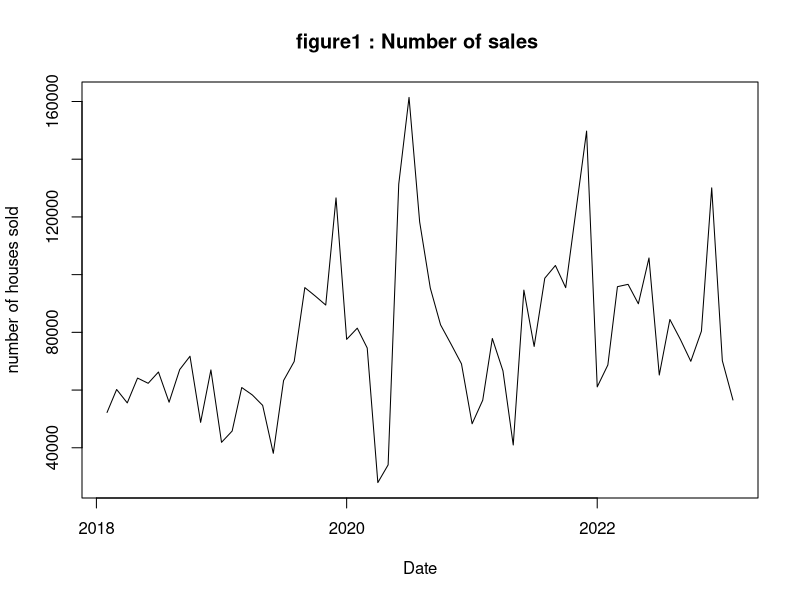
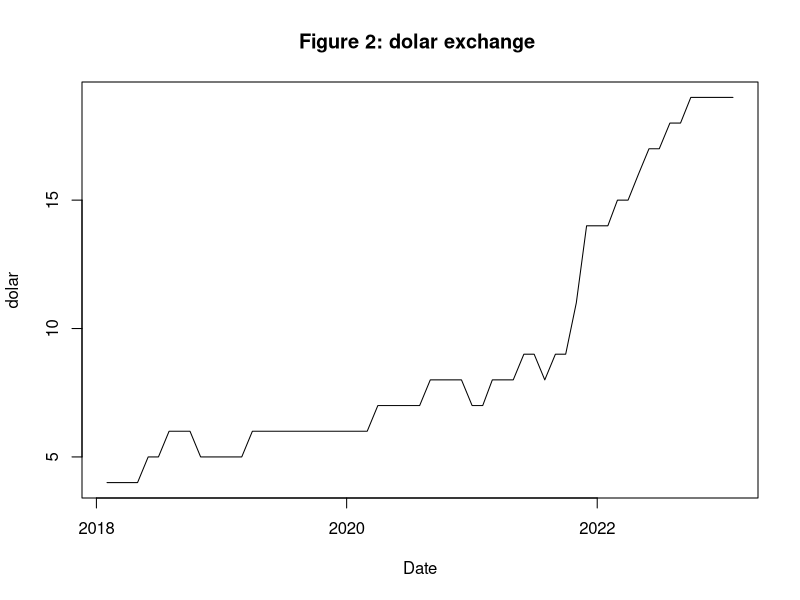
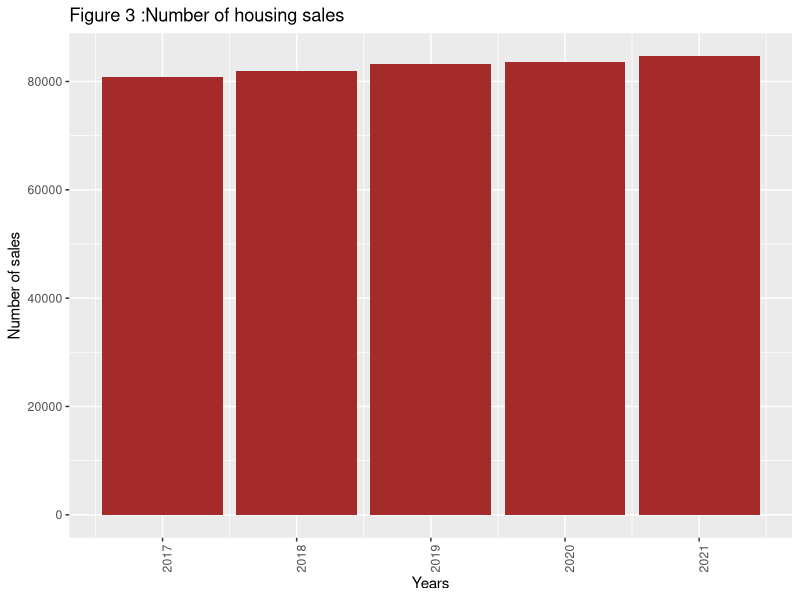
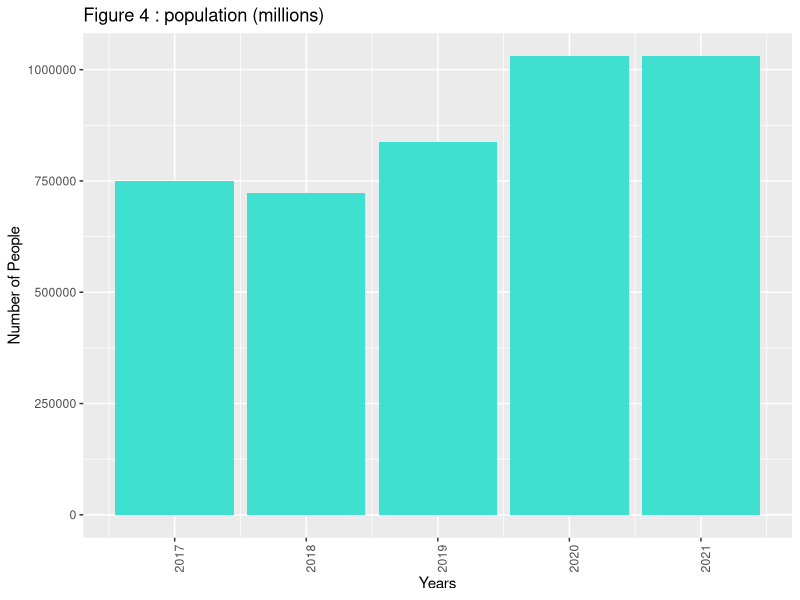
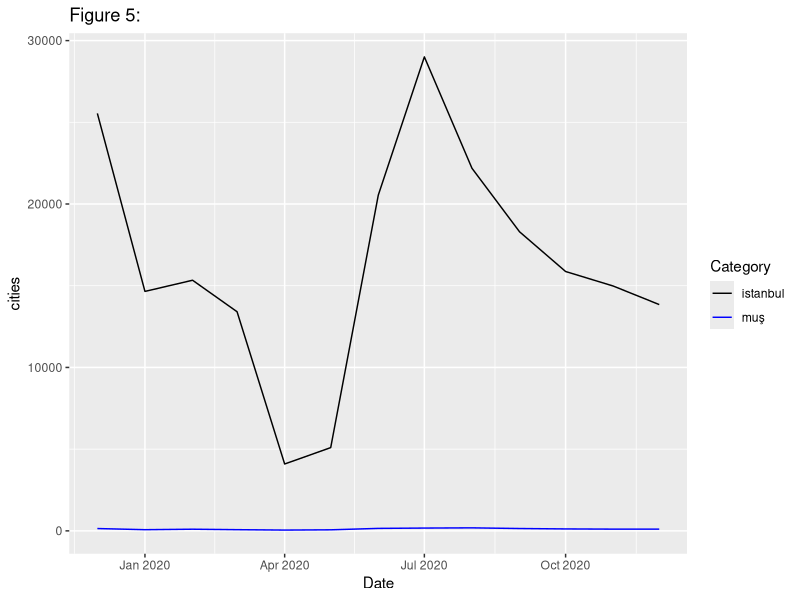
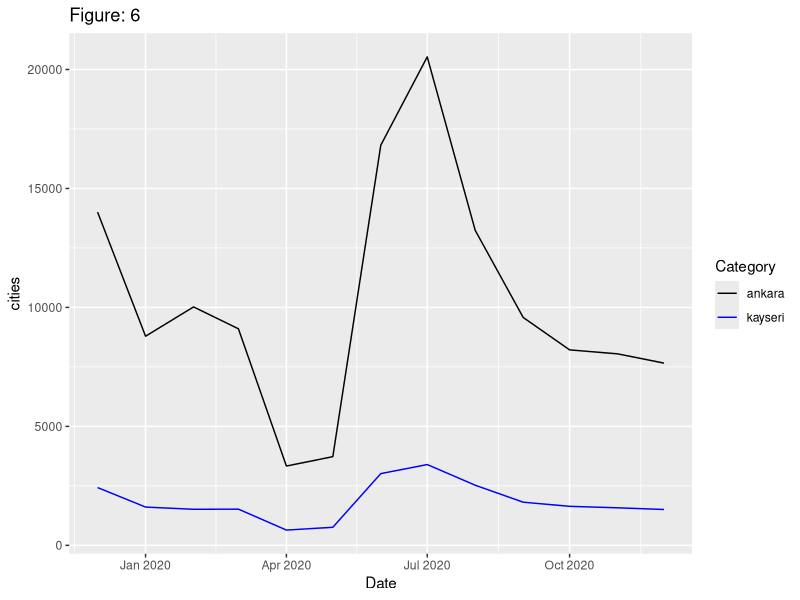

R code for these plots, in order:
## ---- chunk 1
knitr::opts_chunk$set(cache = FALSE, echo = TRUE, message = FALSE, warning = FALSE)
## ---- chunk 2
ankara <- c(6463, 7518, 6756, 7581, 7799, 7904, 6034, 7218, 7620, 5021, 7018, 4181, 5163, 7066, 6087, 5684, 3774, 6456, 7600, 10985, 10295, 10083, 14005, 8790, 10021, 9101, 3334, 3728, 16819, 20530, 13240, 9578, 8215, 8048, 7658, 4986, 6041, 8905, 7257, 4497, 10754, 8375, 10710, 11242, 10578, 13637, 16233, 6523, 6916, 10233, 10029, 9567, 10855, 6099, 7877, 7000, 6389, 7468, 12263, 7146, 6670)
gaziantep <- c(1135, 1312, 1213, 1355, 1315, 1525, 1297, 1455, 1431, 1012, 1247, 876, 922, 1268, 1406, 1262, 816, 1552, 1563, 2276, 2246, 1971, 2675, 1797, 1801, 1811, 822, 905, 2825, 3125, 2451, 2242, 2002, 1828, 1522, 1009, 1202, 1777, 1426, 919, 2317, 1824, 2186, 2307, 2022, 2510, 3022, 1043, 1314, 2088, 2015, 1911, 2362, 1639, 2195, 1787, 1667, 1827, 3243, 1687, 590)
istanbul <- c(8740, 9940, 9351, 10839, 10624, 10414, 8281, 10715, 13178, 9081, 12818, 7436, 8097, 10687, 10091, 9933, 6247, 10567, 9880, 14918, 15463, 16430, 25545, 14652, 15336, 13407, 4091, 5094, 20546, 29003, 22189, 18300, 15869, 14981, 13845, 9920, 11419, 15690, 14028, 8203, 19061, 14030, 17911, 20721, 19369, 23392, 27328, 11126, 13639, 17282, 19879, 16833, 20409, 10442, 13451, 13902, 12190, 14412, 25037, 13162, 11068)
izmir <- c(3510, 4034, 3722, 4044, 3951, 3595, 2933, 3421, 3647, 2638, 3802, 2206, 2603, 3482, 3490, 3322, 2042, 3564, 4031, 5943, 6045, 5890, 8524, 4993, 5299, 5023, 1679, 2100, 8160, 11090, 7952, 5887, 5049, 4686, 4005, 2830, 3324, 4800, 3975, 2440, 5394, 4265, 5759, 6536, 6099, 8364, 9720, 4002, 4098, 5827, 6198, 5306, 6083, 3553, 4677, 4348, 3940, 4600, 7589, 3798, 3622)
kahramanmaraş <- c(484, 522, 503, 523, 563, 662, 569, 717, 769, 450, 616, 405, 450, 600, 604, 526, 443, 755, 868, 1133, 944, 848, 1158, 783, 769, 719, 291, 362, 1262, 1291, 1109, 806, 717, 575, 533, 429, 461, 639, 565, 349, 849, 682, 944, 894, 793, 944, 1135, 455, 571, 920, 773, 788, 949, 647, 931, 747, 678, 746, 1297, 630, 122)
kayseri <- c(1238, 1379, 1300, 1598, 1508, 1765, 1802, 1917, 1786, 1090, 1458, 876, 978, 1324, 1205, 1015, 798, 1383, 1902, 2226, 1900, 1853, 2428, 1609, 1516, 1521, 642, 760, 3016, 3396, 2527, 1813, 1640, 1578, 1507, 1085, 1340, 1587, 1342, 836, 2087, 1733, 2653, 2240, 1959, 2730, 3194, 1250, 1290, 1976, 1694, 1799, 2019, 1551, 2059, 1644, 1607, 1785, 2602, 1836, 1136)
muş <- c(55, 63, 72, 81, 68, 105, 108, 132, 136, 74, 103, 53, 69, 53, 61, 89, 60, 110, 105, 146, 107, 109, 141, 71, 100, 72, 47, 63, 150, 170, 183, 142, 117, 105, 104, 84, 124, 81, 110, 70, 111, 110, 154, 135, 142, 173, 203, 91, 81, 165, 112, 146, 158, 139, 235, 159, 149, 172, 261, 113, 89)
şanlıurfa <- c(679, 781, 716, 750, 724, 918, 740, 983, 1005, 871, 972, 673, 723, 825, 844, 744, 624, 1174, 1046, 1566, 1437, 1350, 1835, 1243, 1163, 1116, 628, 620, 1923, 2116, 1684, 1706, 1642, 1533, 1509, 967, 1154, 1409, 1091, 680, 1773, 1505, 1737, 1763, 1599, 2037, 2579, 1012, 1119, 1654, 1460, 1371, 1627, 1101, 1368, 1196, 1199, 1281, 2259, 1211, 647)
tekirdağ <- c(1157, 1305, 1193, 1470, 1231, 1442, 1134, 1353, 1255, 959, 1324, 851, 898, 1185, 1183, 1163, 788, 1300, 1338, 1907, 1744, 1711, 2364, 1478, 1625, 1530, 500, 662, 3310, 3937, 2884, 2429, 1933, 1560, 1391, 1135, 1318, 1907, 1608, 1069, 2288, 1688, 2527, 2502, 2278, 2997, 3755, 1631, 1814, 2486, 2504, 2328, 2843, 1573, 2035, 1789, 1477, 1715, 2650, 1520, 1251)
trabzon <- c(419, 587, 485, 564, 596, 613, 656, 739, 792, 432, 644, 420, 371, 544, 498, 508, 345, 519, 696, 793, 787, 715, 1158, 597, 527, 480, 176, 259, 1039, 1198, 1010, 782, 654, 644, 668, 467, 447, 606, 485, 339, 666, 683, 846, 864, 702, 917, 1219, 551, 590, 773, 599, 721, 804, 617, 782, 609, 585, 715, 1185, 575, 507)
yozgat <- c(183, 175, 186, 236, 198, 246, 261, 276, 281, 144, 254, 128, 110, 189, 209, 139, 112, 304, 318, 374, 319, 242, 363, 215, 239, 227, 115, 127, 513, 536, 408, 263, 296, 214, 211, 122, 177, 214, 147, 118, 253, 271, 433, 298, 261, 337, 449, 182, 206, 299, 269, 295, 378, 293, 487, 360, 297, 283, 416, 249, 194)
Date <- c("2018-02", "2018-03", "2018-04", "2018-05", "2018-06", "2018-07", "2018-08", "2018-09", "2018-10", "2018-11", "2018-12", "2019-01", "2019-02", "2019-03", "2019-04", "2019-05", "2019-06", "2019-07", "2019-08", "2019-09", "2019-10", "2019-11", "2019-12", "2020-01", "2020-02", "2020-03", "2020-04", "2020-05", "2020-06", "2020-07", "2020-08", "2020-09", "2020-10", "2020-11", "2020-12", "2021-01", "2021-02", "2021-03", "2021-04", "2021-05", "2021-06", "2021-07", "2021-08", "2021-09", "2021-10", "2021-11", "2021-12", "2022-01", "2022-02", "2022-03", "2022-04", "2022-05", "2022-06", "2022-07", "2022-08", "2022-09", "2022-10", "2022-11", "2022-12","2023-01","2023-02")
Date <- as.Date(paste0(Date, "-01"), format = "%Y-%m-%d")
data <- data.frame( Date = Date, ankara = ankara, gaziantep = gaziantep, istanbul = istanbul, izmir = izmir, kahramanmaraş = kahramanmaraş, kayseri = kayseri, muş = muş, şanlıurfa = şanlıurfa, tekirdağ, trabzon = trabzon, yozgat = yozgat)
## ---- chunk 3
data_without_date <- data[, !colnames(data) %in% "Date"]
summary_table <- data.frame(
  Mean = sapply(data_without_date, mean),
  StandardDeviation = sapply(data_without_date, sd),
  Minimum = sapply(data_without_date, min),
  Maximum = sapply(data_without_date, max)
)

print(summary_table)
## ---- chunk 4
library(kableExtra)
kable(summary_table, caption = "Summary Statistics", format = "markdown")
## ---- chunk 5
Date <- c("2018-02", "2018-03", "2018-04", "2018-05", "2018-06", "2018-07", "2018-08", "2018-09", "2018-10", "2018-11", "2018-12", "2019-01", "2019-02", "2019-03", "2019-04", "2019-05", "2019-06", "2019-07", "2019-08", "2019-09", "2019-10", "2019-11", "2019-12", "2020-01", "2020-02", "2020-03", "2020-04", "2020-05", "2020-06", "2020-07", "2020-08", "2020-09", "2020-10", "2020-11", "2020-12", "2021-01", "2021-02", "2021-03", "2021-04", "2021-05", "2021-06", "2021-07", "2021-08", "2021-09", "2021-10", "2021-11", "2021-12", "2022-01", "2022-02", "2022-03", "2022-04", "2022-05", "2022-06", "2022-07", "2022-08", "2022-09", "2022-10", "2022-11", "2022-12","2023-01","2023-02")
total <- c(52240, 60204, 55553, 64153, 62349, 66261, 55792, 67108, 71721, 48805, 66984, 41889, 45802, 60883, 58287, 54691, 38090, 63305, 69904, 95510, 92629, 89463, 126594, 77575, 81450, 74581, 27935, 34076, 131380, 161420, 118285, 95368, 82598, 75825, 69083, 48319, 56485, 77876, 66651, 40962, 94639, 75113, 98761, 103176, 95487, 123108, 149756, 61103, 68690, 95833, 96637, 89907, 105777, 65214, 84466, 77448, 69968, 80426, 130074, 70176, 56555)
Date <- as.Date(paste0(Date, "-01"), format = "%Y-%m-%d")
totalsales <- data.frame(Date = Date, total = total)

plot(Date,total, type = "l", xlab = "Date", ylab = "number of houses sold", 
     main = "figure1 : Number of sales ", xlim = c(min(Date), max(Date)))

Date <- c("2018-02", "2018-03", "2018-04", "2018-05", "2018-06", "2018-07", "2018-08", "2018-09", "2018-10", "2018-11", "2018-12", "2019-01", "2019-02", "2019-03", "2019-04", "2019-05", "2019-06", "2019-07", "2019-08", "2019-09", "2019-10", "2019-11", "2019-12", "2020-01", "2020-02", "2020-03", "2020-04", "2020-05", "2020-06", "2020-07", "2020-08", "2020-09", "2020-10", "2020-11", "2020-12", "2021-01", "2021-02", "2021-03", "2021-04", "2021-05", "2021-06", "2021-07", "2021-08", "2021-09", "2021-10", "2021-11", "2021-12", "2022-01", "2022-02", "2022-03", "2022-04", "2022-05", "2022-06", "2022-07", "2022-08", "2022-09", "2022-10", "2022-11", "2022-12","2023-01","2023-02")
Date <- as.Date(paste0(Date, "-01"), format = "%Y-%m-%d")
dolar <- c(4, 4, 4, 4, 5, 5, 6, 6, 6, 5, 5, 5, 5, 5, 6, 6, 6, 6, 6, 6, 6, 6, 6, 6, 6,6, 7, 7, 7, 7, 7, 8, 8, 8, 8, 7, 7, 8, 8, 8, 9, 9, 8, 9, 9, 11, 14, 14, 14, 15, 15, 16, 17, 17, 18, 18, 19, 19, 19, 19, 19)
dolarsales <- data.frame( Date = Date, dolar = dolar)
plot(Date,dolar, type = "l", xlab = "Date", ylab = "dolar", 
     main = "Figure 2: dolar exchange ", xlim = c(min(Date), max(Date)))


## ---- chunk 6
years <- c(2017,2018, 2019, 2020, 2021)
total <- c(80811, 82004, 83155, 83614, 84680)

totalnumber <- data.frame(years, total )
library(ggplot2)
ggplot(totalnumber, aes(x = years, y = total)) +
  geom_col(fill = "brown") +
  labs(x = "Years", y = "Number of sales", title = "Figure 3 :Number of housing sales") +
  theme(axis.text.x = element_text(angle = 90, hjust = 1))

years <- c (2017, 2018, 2019, 2020, 2021)
population <- c(749616, 723826, 837047, 1029576, 1030333)

populationsnumber <- data.frame(years, population)

library(ggplot2)
ggplot(populationsnumber, aes(x = years, y = population)) +
  geom_col(fill = "turquoise") +
  labs(x = "Years", y = "Number of People", title = "Figure 4 : population (millions)") +
  theme(axis.text.x = element_text(angle = 90, hjust = 1))


## ---- chunk 7
data2 <- subset(data, Date >= as.Date("2019-12-01") & Date <= as.Date("2020-12-1"))
library(ggplot2)
ggplot(data2, aes(x = Date)) +
  geom_line(aes(y = istanbul, color = "istanbul")) +
  geom_line(aes(y = muş, color = "muş")) +
                       labs(x = "Date", y = "cities", color = "Category", title = "Figure 5:") +
  scale_color_manual(values = c("black", "blue"))

data3 <- subset(data, Date >= as.Date("2019-12-01") & Date <= as.Date("2020-12-1"))
library(ggplot2)
ggplot(data3, aes(x = Date)) +
  geom_line(aes(y = ankara, color = "ankara")) +
  geom_line(aes(y = kayseri, color = "kayseri")) +
                       labs(x = "Date", y = "cities", color = "Category", title ="Figure: 6") +
  scale_color_manual(values = c("black", "blue"))
